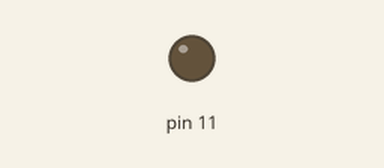
Bench run of a sketch on a simulated Arduino Uno, built with avr-gcc and run on an emulated ATmega328P. On the bench: output pins drawn as LEDs (lit = HIGH).

Above: at 0.05 s.
Timing chart, 0 to 12.5 s (numbered marks = the images above):
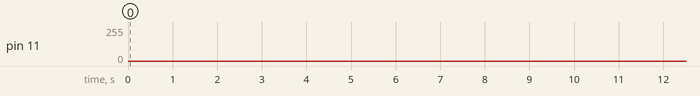

The sketch:

sketch_jun13b.ino
```cpp
void setup() {
  pinMode(11,OUTPUT);

}

void loop() {
  for(int i=0; i< 256; i=i+2)
  {
    analogWrite(11,i);
    delay(5);
  }
  for(int i=255; i > -1; i=i-2)
  {
    analogWrite(11,i);
    delay(5);
  }

}
```
